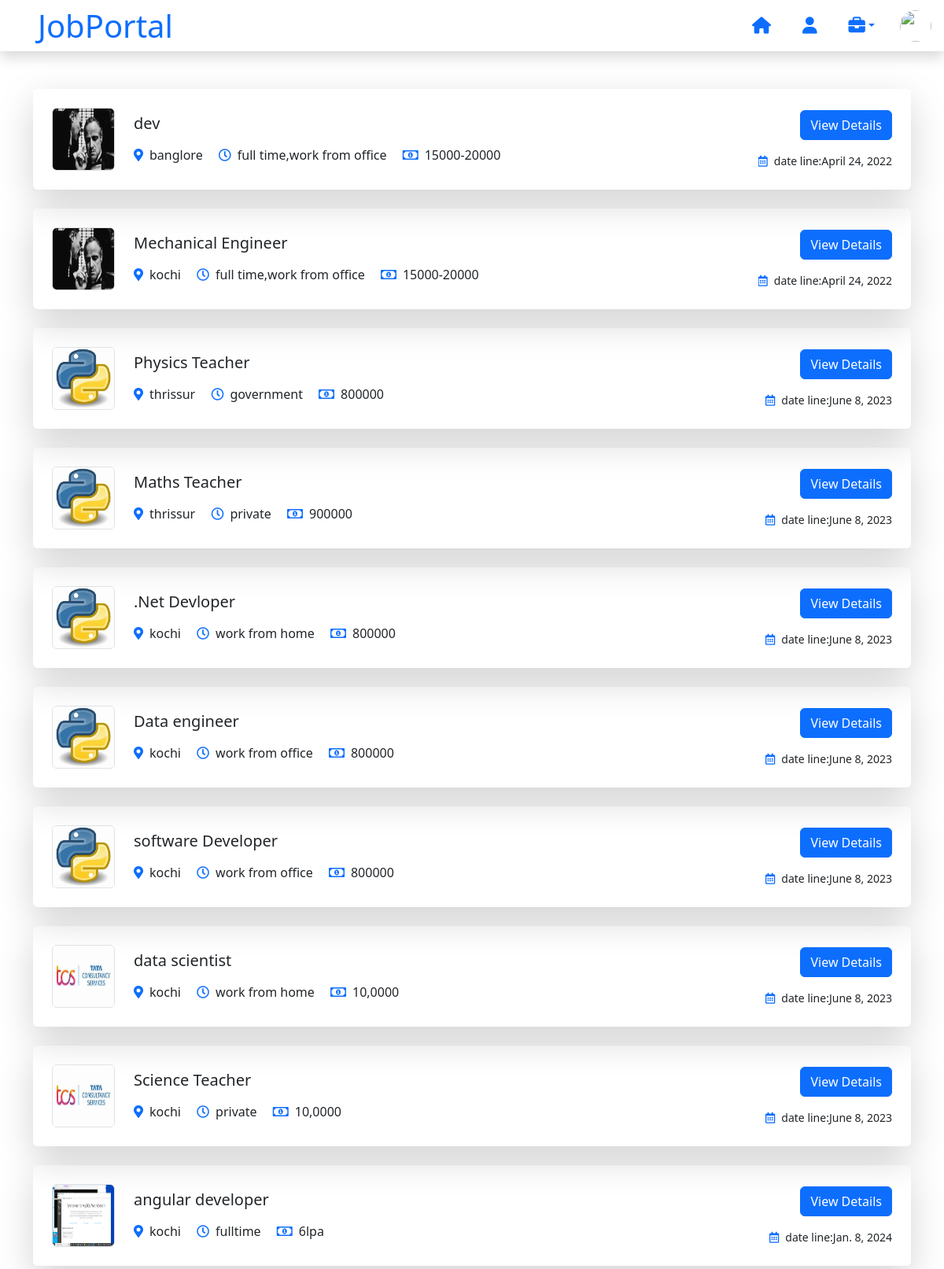
The page /job/all/list/ on the database its author committed.
### api/models.py (models this page shows, shortened)
class Job(models.Model):
    company = models.ForeignKey(CompanyProfile, on_delete=models.CASCADE)
    start_date = models.DateField(default=datetime.date.today)
    end_date = models.DateField(validators=[MinValueValidator(datetime.date.today)])
    title = models.CharField(max_length=200)
    salary = models.CharField(max_length=200)
    description = models.CharField(max_length=1000)
    qualification=models.CharField(max_length=200)
    experience = models.CharField(max_length=100)
    location = models.CharField(max_length=100)
    vacancies=models.PositiveIntegerField()
    job_type=models.CharField(max_length=100)
    skills = models.CharField(max_length=200)
    is_active = models.BooleanField(default=True)

class CompanyProfile(models.Model):
    user = models.OneToOneField(User, on_delete=models.CASCADE,related_name='employerprofile')
    phone = models.CharField(max_length=10)
    logo = models.ImageField(upload_to="logos", null=True,blank=True)
    description = models.CharField(max_length=500)
    location = models.CharField(max_length=200)
    adress =  models.CharField(max_length=300)
    company_name = models.CharField(max_length=200)

### Job/views.py (the view)
# urls.py: path('job/all/list/',views.JobListView.as_view(),name='job-list'),
class JobListView(ListView):
    model=Job
    template_name='alljob-list.html'
    context_object_name='jobs'
    def get_queryset(self):
        return Job.objects.filter(is_active=True)

### Job/templates/alljob-list.html (shortened to what this page needs)
{%extends 'candidate-base.html'%}
{%block body%}
    <link href="https://cdnjs.cloudflare.com/ajax/libs/font-awesome/5.10.0/css/all.min.css" rel="stylesheet">
<body>
    <div class="container-xxl py-5 " >
        <div class="container ">
            <div class="tab-class text-center wow fadeInUp" >
                <div class="tab-content">
                    <div id="tab-1" class="tab-pane fade show active ">
                        {%for j in jobs%}
                        <div class="job-item-1 job-item p-4 mb-4  p-3 shadow-lg rounded">
                            <div class="row g-4">
                                <div class="col-sm-12 col-md-8 d-flex align-items-center">
                                    <img class="flex-shrink-0 img-fluid border rounded" src="{{j.company.logo.url}}" alt="" style="width: 80px; height: 80px;">
                                    <div class="text-start ps-4">
                                        <h5 class="mb-3">{{j.title}}</h5>
                                        <span class="text-truncate me-3"><i class="fa fa-map-marker-alt text-primary me-2"></i>{{j.location}}</span>
                                        <span class="text-truncate me-3"><i class="far fa-clock text-primary me-2"></i>{{j.job_type}}</span>
                                        <span class="text-truncate me-0"><i class="far fa-money-bill-alt text-primary me-2"></i>{{j.salary}}</span>
                                    </div>
                                </div>
                                <div class="col-sm-12 col-md-4 d-flex flex-column align-items-start align-items-md-end justify-content-center">
                                    <div class="d-flex mb-3">
                                        <a class="btn btn-primary" href="{%url 'job-details' j.id%}">View Details</a>
                                    </div>
                                    <small class="text-truncate"><i class="far fa-calendar-alt text-primary me-2"></i>date line:{{j.end_date}}</small>
                                </div>
                            </div>
                        </div>
                        {%endfor%}
                    </div>
                </div>
            </div>
        </div>
    </div>
</body>
{%endblock%}

### Job/templates/candidate-base.html (shortened to what this page needs)
<!DOCTYPE html>
<html lang="en">
<head>
    <link href="https://cdn.jsdelivr.net/npm/bootstrap@5.3.0-alpha3/dist/css/bootstrap.min.css" rel="stylesheet">
</head>
<body>
   <nav class=" navbar navbar-expand-lg bg-white navbar-light shadow sticky-top p-0">
    <a href="index.html" class="navbar-brand d-flex align-items-center text-center py-0 px-4 px-lg-5">
        <h1 class="m-0 text-primary">JobPortal</h1>
    </a>
    <div class="collapse navbar-collapse" id="navbarCollapse">
        <div class="navbar-nav ms-auto p-4 p-lg-0">
            <a href="{%url 'home'%}" class="nav-item nav-link active me-4 text-primary"><i class="fa-solid fa-house fa-lg" ></i></a>
            {%if request.user.employeeprofile%}
            <a href="{%url 'candidateprofile-details'%}" class="nav-item nav-link text-primary me-4"><i class="fa-solid fa-user fa-lg" ></i></a>
            {%else%}
            <a href="{%url 'candidateprofile-create'%}" class="nav-item nav-link text-primary me-4"><i class="fa-solid fa-user fa-lg" ></i></a>
            {%endif%}
            <div class="nav-item dropdown">
                <a href="#" class="nav-link dropdown-toggle me-4 text-primary" data-bs-toggle="dropdown"><i class="fa-solid fa-briefcase fa-lg"></i></a>
            </div>
            <div class="dropdown me-3" >
                <img src="{{request.user.employeeprofile.image.url}}" class="rounded-circle"  data-bs-toggle="dropdown" aria-expanded="false" height="40px" width="40px">
              </div>
        </div>
    </div>
</nav>
{%block body%}
{%endblock%}
</body>
</html>

### Job/templates/candidate-base.html (style rules this page uses)
.navbar { height: 65px; }

### rows shown on the page
Job: company.logo (picture), title "dev", location "banglore", job_type "full time,work from office", salary "15000-20000", end_date "April 24, 2022"
Job: company.logo (picture), title "Mechanical Engineer", location "kochi", job_type "full time,work from office", salary "15000-20000", end_date "April 24, 2022"
Job: company.logo (picture), title "Physics Teacher", location "thrissur", job_type "government", salary "800000", end_date "June 8, 2023"
Job: company.logo (picture), title "Maths Teacher", location "thrissur", job_type "private", salary "900000", end_date "June 8, 2023"
Job: company.logo (picture), title ".Net Devloper", location "kochi", job_type "work from home", salary "800000", end_date "June 8, 2023"
Job: company.logo (picture), title "Data engineer", location "kochi", job_type "work from office", salary "800000", end_date "June 8, 2023"
Job: company.logo (picture), title "software Developer", location "kochi", job_type "work from office", salary "800000", end_date "June 8, 2023"
Job: company.logo (picture), title "data scientist", location "kochi", job_type "work from home", salary "10,0000", end_date "June 8, 2023"
Job: company.logo (picture), title "Science Teacher", location "kochi", job_type "private", salary "10,0000", end_date "June 8, 2023"
Job: company.logo (picture), title "angular developer", location "kochi", job_type "fulltime", salary "6lpa", end_date "Jan. 8, 2024"
